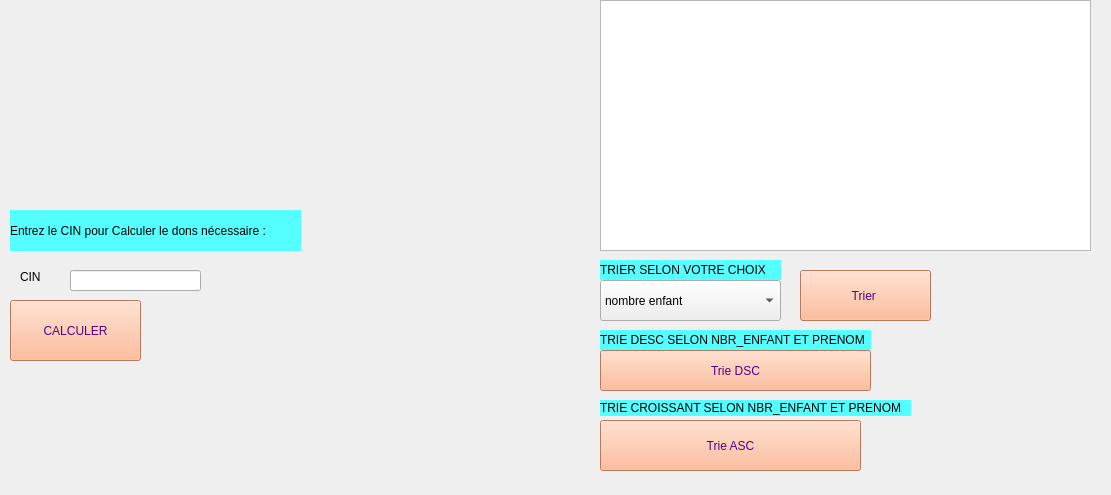
      <widget class="QWidget" name="page_15">
       <property name="geometry">
        <rect>
         <x>0</x>
         <y>0</y>
         <width>1111</width>
         <height>495</height>
        </rect>
       </property>
       <attribute name="label">
        <string>calculer</string>
       </attribute>
       <widget class="QLineEdit" name="mc">
        <property name="geometry">
         <rect>
          <x>70</x>
          <y>270</y>
          <width>131</width>
          <height>21</height>
         </rect>
        </property>
       </widget>
       <widget class="QLabel" name="label_12">
        <property name="geometry">
         <rect>
          <x>20</x>
          <y>270</y>
          <width>47</width>
          <height>14</height>
         </rect>
        </property>
        <property name="text">
         <string>CIN</string>
        </property>
       </widget>
       <widget class="QPushButton" name="onactionOpenTriggered">
        <property name="geometry">
         <rect>
          <x>10</x>
          <y>300</y>
          <width>131</width>
          <height>61</height>
         </rect>
        </property>
        <property name="styleSheet">
         <string notr="true">color: rgb(85, 0, 127);
background-color: rgb(255, 170, 127);
font: 75 12pt &quot;MS Shell Dlg 2&quot;;</string>
        </property>
        <property name="text">
         <string>CALCULER</string>
        </property>
       </widget>
       <widget class="QTableView" name="cal">
        <property name="geometry">
         <rect>
          <x>600</x>
          <y>0</y>
          <width>491</width>
          <height>251</height>
         </rect>
        </property>
       </widget>
       <widget class="QPushButton" name="pushButton_43">
        <property name="geometry">
         <rect>
          <x>800</x>
          <y>270</y>
          <width>131</width>
          <height>51</height>
         </rect>
        </property>
        <property name="styleSheet">
         <string notr="true">color: rgb(85, 0, 127);
background-color: rgb(255, 170, 127);
font: 75 12pt &quot;MS Shell Dlg 2&quot;;</string>
        </property>
        <property name="text">
         <string>Trier </string>
        </property>
       </widget>
       <widget class="QLabel" name="label_14">
        <property name="geometry">
         <rect>
          <x>10</x>
          <y>210</y>
          <width>291</width>
          <height>41</height>
         </rect>
        </property>
        <property name="styleSheet">
         <string notr="true">font: 75 10pt &quot;MS Shell Dlg 2&quot;;
background-color: rgb(85, 255, 255);</string>
        </property>
        <property name="text">
         <string>Entrez le CIN pour Calculer le dons nécessaire :</string>
        </property>
       </widget>
       <widget class="QWidget" name="widget_3" native="true">
        <property name="geometry">
         <rect>
          <x>20</x>
          <y>50</y>
          <width>211</width>
          <height>141</height>
         </rect>
        </property>
        <property name="styleSheet">
         <string notr="true">image: url(:/new/prefix1/pngegg (2).png);</string>
        </property>
       </widget>
       <widget class="QComboBox" name="comboBox7">
        <property name="geometry">
         <rect>
          <x>600</x>
          <y>280</y>
          <width>181</width>
          <height>41</height>
         </rect>
        </property>
        <item>
         <property name="text">
          <string>nombre enfant</string>
         </property>
        </item>
        <item>
         <property name="text">
          <string>nom</string>
         </property>
        </item>
        <item>
         <property name="text">
          <string>prenom</string>
         </property>
        </item>
       </widget>
       <widget class="QPushButton" name="pushButton_38">
        <property name="geometry">
         <rect>
          <x>600</x>
          <y>420</y>
          <width>261</width>
          <height>51</height>
         </rect>
        </property>
        <property name="styleSheet">
         <string notr="true">color: rgb(85, 0, 127);
background-color: rgb(255, 170, 127);
font: 75 12pt &quot;MS Shell Dlg 2&quot;;</string>
        </property>
        <property name="text">
         <string>Trie ASC</string>
        </property>
       </widget>
       <widget class="QPushButton" name="pushButton_40">
        <property name="geometry">
         <rect>
          <x>600</x>
          <y>350</y>
          <width>271</width>
          <height>41</height>
         </rect>
        </property>
        <property name="styleSheet">
         <string notr="true">color: rgb(85, 0, 127);
background-color: rgb(255, 170, 127);
font: 75 12pt &quot;MS Shell Dlg 2&quot;;</string>
        </property>
        <property name="text">
         <string>Trie DSC</string>
        </property>
       </widget>
       <widget class="QLabel" name="label_15">
        <property name="geometry">
         <rect>
          <x>600</x>
          <y>330</y>
          <width>271</width>
          <height>20</height>
         </rect>
        </property>
        <property name="styleSheet">
         <string notr="true">font: 75 10pt &quot;MS Shell Dlg 2&quot;;
background-color: rgb(85, 255, 255);</string>
        </property>
        <property name="text">
         <string>TRIE DESC SELON NBR_ENFANT ET PRENOM</string>
        </property>
       </widget>
       <widget class="QLabel" name="label_16">
        <property name="geometry">
         <rect>
          <x>600</x>
          <y>260</y>
          <width>181</width>
          <height>20</height>
         </rect>
        </property>
        <property name="styleSheet">
         <string notr="true">font: 75 10pt &quot;MS Shell Dlg 2&quot;;
background-color: rgb(85, 255, 255);
</string>
        </property>
        <property name="text">
         <string>TRIER SELON VOTRE CHOIX</string>
        </property>
       </widget>
       <widget class="QLabel" name="label_17">
        <property name="geometry">
         <rect>
          <x>600</x>
          <y>400</y>
          <width>311</width>
          <height>16</height>
         </rect>
        </property>
        <property name="styleSheet">
         <string notr="true">font: 75 10pt &quot;MS Shell Dlg 2&quot;;
background-color: rgb(85, 255, 255);
</string>
        </property>
        <property name="text">
         <string>TRIE CROISSANT SELON NBR_ENFANT ET PRENOM</string>
        </property>
       </widget>
      </widget>
